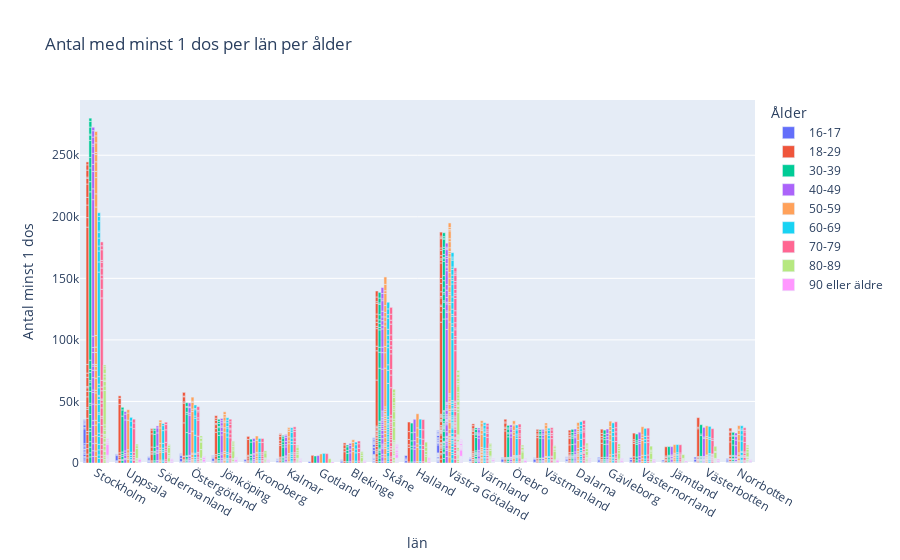
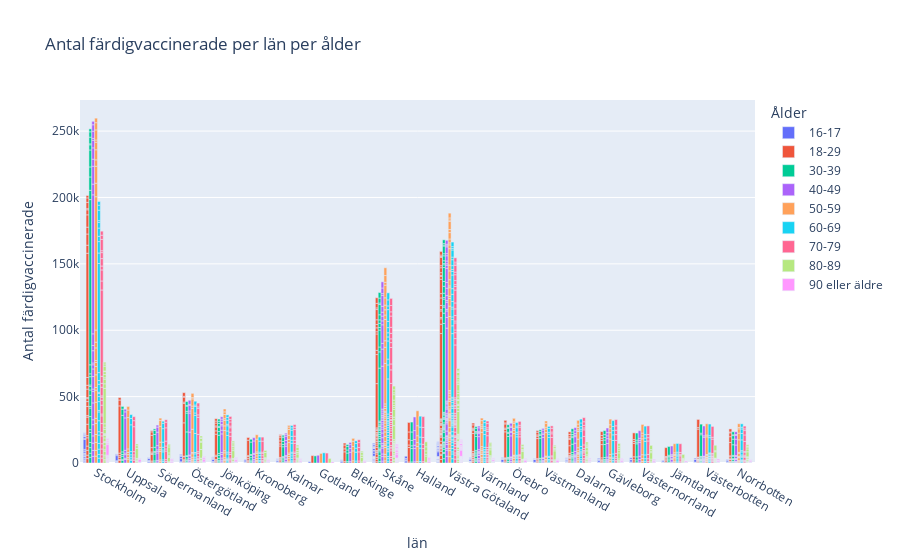

Notebook code cell kept with these figures, in order:
### Markdown cell above
**KPIs on the vaccination status across ages across läns.**
- the amount of people who take 1 dos.
- the amount of people who take both dos 1 and dos 2.
- the percentage of people who take 1 dos within the age group within the län.
- the percentage of people who take both doses within the age group within the län.

### Code cell
y_variables_dos = {"Antal minst 1 dos":"Antal med minst 1 dos per län per ålder", "Antal färdigvaccinerade": "Antal färdigvaccinerade per län per ålder",
"Andel minst 1 dos":"Andel med minst 1 dos per län per ålder", "Andel färdigvaccinerade": "Andel färdigvaccinerade per län per ålder" }

for y_variable_dos in y_variables_dos:
       fig = px.bar(vaccin_län_kommun_ålder, x="Län_namn", y=y_variable_dos, color="Ålder", barmode="group",
       title=y_variables_dos[y_variable_dos], labels=dict(Län_namn="län")
       )

       fig.show()
       fig.write_html(f"Visualiseringar/Q3.{y_variables_dos[y_variable_dos]}.html", auto_open=False)

### Figure 1 — Plotly figure (JSON) as saved in the notebook; plotly's stock layout.template omitted (floating-point values rounded to 4 significant figures; data arrays with more than 128 entries replaced by an {"elided": "..."} marker saying what was removed)
{"data": [{"alignmentgroup": "True", "hovertemplate": "Ålder=16-17<br>län=%{x}<br>Antal minst 1 dos=%{y}<extra></extra>", "legendgroup": "16-17", "marker": {"color": "#636efa", "pattern": {"shape": ""}}, "name": "16-17", "offsetgroup": "16-17", "orientation": "v", "showlegend": true, "textposition": "auto", "type": "bar", "x": {"elided": "290 str values"}, "xaxis": "x", "y": {"elided": "290 int values"}, "yaxis": "y"}, {"alignmentgroup": "True", "hovertemplate": "Ålder=18-29<br>län=%{x}<br>Antal minst 1 dos=%{y}<extra></extra>", "legendgroup": "18-29", "marker": {"color": "#EF553B", "pattern": {"shape": ""}}, "name": "18-29", "offsetgroup": "18-29", "orientation": "v", "showlegend": true, "textposition": "auto", "type": "bar", "x": {"elided": "290 str values"}, "xaxis": "x", "y": {"elided": "290 int values"}, "yaxis": "y"}, {"alignmentgroup": "True", "hovertemplate": "Ålder=30-39<br>län=%{x}<br>Antal minst 1 dos=%{y}<extra></extra>", "legendgroup": "30-39", "marker": {"color": "#00cc96", "pattern": {"shape": ""}}, "name": "30-39", "offsetgroup": "30-39", "orientation": "v", "showlegend": true, "textposition": "auto", "type": "bar", "x": {"elided": "290 str values"}, "xaxis": "x", "y": {"elided": "290 int values"}, "yaxis": "y"}, {"alignmentgroup": "True", "hovertemplate": "Ålder=40-49<br>län=%{x}<br>Antal minst 1 dos=%{y}<extra></extra>", "legendgroup": "40-49", "marker": {"color": "#ab63fa", "pattern": {"shape": ""}}, "name": "40-49", "offsetgroup": "40-49", "orientation": "v", "showlegend": true, "textposition": "auto", "type": "bar", "x": {"elided": "290 str values"}, "xaxis": "x", "y": {"elided": "290 int values"}, "yaxis": "y"}, {"alignmentgroup": "True", "hovertemplate": "Ålder=50-59<br>län=%{x}<br>Antal minst 1 dos=%{y}<extra></extra>", "legendgroup": "50-59", "marker": {"color": "#FFA15A", "pattern": {"shape": ""}}, "name": "50-59", "offsetgroup": "50-59", "orientation": "v", "showlegend": true, "textposition": "auto", "type": "bar", "x": {"elided": "290 str values"}, "xaxis": "x", "y": {"elided": "290 int values"}, "yaxis": "y"}, {"alignmentgroup": "True", "hovertemplate": "Ålder=60-69<br>län=%{x}<br>Antal minst 1 dos=%{y}<extra></extra>", "legendgroup": "60-69", "marker": {"color": "#19d3f3", "pattern": {"shape": ""}}, "name": "60-69", "offsetgroup": "60-69", "orientation": "v", "showlegend": true, "textposition": "auto", "type": "bar", "x": {"elided": "290 str values"}, "xaxis": "x", "y": {"elided": "290 int values"}, "yaxis": "y"}, {"alignmentgroup": "True", "hovertemplate": "Ålder=70-79<br>län=%{x}<br>Antal minst 1 dos=%{y}<extra></extra>", "legendgroup": "70-79", "marker": {"color": "#FF6692", "pattern": {"shape": ""}}, "name": "70-79", "offsetgroup": "70-79", "orientation": "v", "showlegend": true, "textposition": "auto", "type": "bar", "x": {"elided": "290 str values"}, "xaxis": "x", "y": {"elided": "290 int values"}, "yaxis": "y"}, {"alignmentgroup": "True", "hovertemplate": "Ålder=80-89<br>län=%{x}<br>Antal minst 1 dos=%{y}<extra></extra>", "legendgroup": "80-89", "marker": {"color": "#B6E880", "pattern": {"shape": ""}}, "name": "80-89", "offsetgroup": "80-89", "orientation": "v", "showlegend": true, "textposition": "auto", "type": "bar", "x": {"elided": "290 str values"}, "xaxis": "x", "y": {"elided": "290 int values"}, "yaxis": "y"}, {"alignmentgroup": "True", "hovertemplate": "Ålder=90 eller äldre<br>län=%{x}<br>Antal minst 1 dos=%{y}<extra></extra>", "legendgroup": "90 eller äldre", "marker": {"color": "#FF97FF", "pattern": {"shape": ""}}, "name": "90 eller äldre", "offsetgroup": "90 eller äldre", "orientation": "v", "showlegend": true, "textposition": "auto", "type": "bar", "x": {"elided": "290 str values"}, "xaxis": "x", "y": {"elided": "290 int values"}, "yaxis": "y"}], "layout": {"barmode": "group", "legend": {"title": {"text": "Ålder"}, "tracegroupgap": 0}, "title": {"text": "Antal med minst 1 dos per län per ålder"}, "xaxis": {"anchor": "y", "domain": [0, 1], "title": {"text": "län"}}, "yaxis": {"anchor": "x", "domain": [0, 1], "title": {"text": "Antal minst 1 dos"}}}}

### Figure 2 — Plotly figure (JSON) as saved in the notebook; plotly's stock layout.template omitted (floating-point values rounded to 4 significant figures; data arrays with more than 128 entries replaced by an {"elided": "..."} marker saying what was removed)
{"data": [{"alignmentgroup": "True", "hovertemplate": "Ålder=16-17<br>län=%{x}<br>Antal färdigvaccinerade=%{y}<extra></extra>", "legendgroup": "16-17", "marker": {"color": "#636efa", "pattern": {"shape": ""}}, "name": "16-17", "offsetgroup": "16-17", "orientation": "v", "showlegend": true, "textposition": "auto", "type": "bar", "x": {"elided": "290 str values"}, "xaxis": "x", "y": {"elided": "290 int values"}, "yaxis": "y"}, {"alignmentgroup": "True", "hovertemplate": "Ålder=18-29<br>län=%{x}<br>Antal färdigvaccinerade=%{y}<extra></extra>", "legendgroup": "18-29", "marker": {"color": "#EF553B", "pattern": {"shape": ""}}, "name": "18-29", "offsetgroup": "18-29", "orientation": "v", "showlegend": true, "textposition": "auto", "type": "bar", "x": {"elided": "290 str values"}, "xaxis": "x", "y": {"elided": "290 int values"}, "yaxis": "y"}, {"alignmentgroup": "True", "hovertemplate": "Ålder=30-39<br>län=%{x}<br>Antal färdigvaccinerade=%{y}<extra></extra>", "legendgroup": "30-39", "marker": {"color": "#00cc96", "pattern": {"shape": ""}}, "name": "30-39", "offsetgroup": "30-39", "orientation": "v", "showlegend": true, "textposition": "auto", "type": "bar", "x": {"elided": "290 str values"}, "xaxis": "x", "y": {"elided": "290 int values"}, "yaxis": "y"}, {"alignmentgroup": "True", "hovertemplate": "Ålder=40-49<br>län=%{x}<br>Antal färdigvaccinerade=%{y}<extra></extra>", "legendgroup": "40-49", "marker": {"color": "#ab63fa", "pattern": {"shape": ""}}, "name": "40-49", "offsetgroup": "40-49", "orientation": "v", "showlegend": true, "textposition": "auto", "type": "bar", "x": {"elided": "290 str values"}, "xaxis": "x", "y": {"elided": "290 int values"}, "yaxis": "y"}, {"alignmentgroup": "True", "hovertemplate": "Ålder=50-59<br>län=%{x}<br>Antal färdigvaccinerade=%{y}<extra></extra>", "legendgroup": "50-59", "marker": {"color": "#FFA15A", "pattern": {"shape": ""}}, "name": "50-59", "offsetgroup": "50-59", "orientation": "v", "showlegend": true, "textposition": "auto", "type": "bar", "x": {"elided": "290 str values"}, "xaxis": "x", "y": {"elided": "290 int values"}, "yaxis": "y"}, {"alignmentgroup": "True", "hovertemplate": "Ålder=60-69<br>län=%{x}<br>Antal färdigvaccinerade=%{y}<extra></extra>", "legendgroup": "60-69", "marker": {"color": "#19d3f3", "pattern": {"shape": ""}}, "name": "60-69", "offsetgroup": "60-69", "orientation": "v", "showlegend": true, "textposition": "auto", "type": "bar", "x": {"elided": "290 str values"}, "xaxis": "x", "y": {"elided": "290 int values"}, "yaxis": "y"}, {"alignmentgroup": "True", "hovertemplate": "Ålder=70-79<br>län=%{x}<br>Antal färdigvaccinerade=%{y}<extra></extra>", "legendgroup": "70-79", "marker": {"color": "#FF6692", "pattern": {"shape": ""}}, "name": "70-79", "offsetgroup": "70-79", "orientation": "v", "showlegend": true, "textposition": "auto", "type": "bar", "x": {"elided": "290 str values"}, "xaxis": "x", "y": {"elided": "290 int values"}, "yaxis": "y"}, {"alignmentgroup": "True", "hovertemplate": "Ålder=80-89<br>län=%{x}<br>Antal färdigvaccinerade=%{y}<extra></extra>", "legendgroup": "80-89", "marker": {"color": "#B6E880", "pattern": {"shape": ""}}, "name": "80-89", "offsetgroup": "80-89", "orientation": "v", "showlegend": true, "textposition": "auto", "type": "bar", "x": {"elided": "290 str values"}, "xaxis": "x", "y": {"elided": "290 int values"}, "yaxis": "y"}, {"alignmentgroup": "True", "hovertemplate": "Ålder=90 eller äldre<br>län=%{x}<br>Antal färdigvaccinerade=%{y}<extra></extra>", "legendgroup": "90 eller äldre", "marker": {"color": "#FF97FF", "pattern": {"shape": ""}}, "name": "90 eller äldre", "offsetgroup": "90 eller äldre", "orientation": "v", "showlegend": true, "textposition": "auto", "type": "bar", "x": {"elided": "290 str values"}, "xaxis": "x", "y": {"elided": "290 int values"}, "yaxis": "y"}], "layout": {"barmode": "group", "legend": {"title": {"text": "Ålder"}, "tracegroupgap": 0}, "title": {"text": "Antal färdigvaccinerade per län per ålder"}, "xaxis": {"anchor": "y", "domain": [0, 1], "title": {"text": "län"}}, "yaxis": {"anchor": "x", "domain": [0, 1], "title": {"text": "Antal färdigvaccinerade"}}}}
